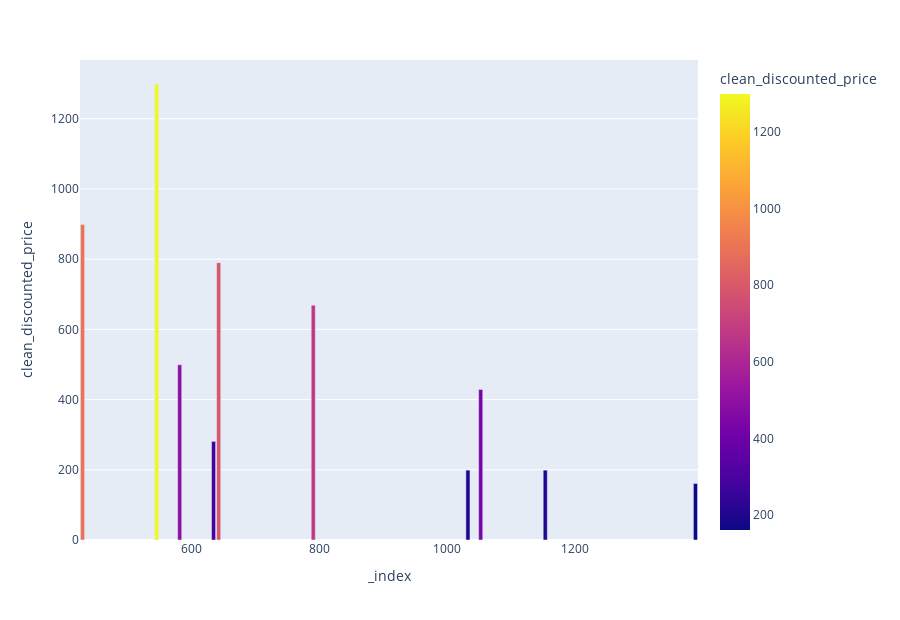

The notebook cell saved with this chart:
### Code cell
sns.histplot(data=df , x='clean_discounted_price', color='red', label='Discounted Price')
fig = px.bar(df.head(10), y='clean_discounted_price', color='clean_discounted_price', height=620, hover_name='product_name')
fig.show()

### Figure 1 — Plotly figure (JSON) as saved in the notebook; plotly's stock layout.template omitted (floating-point values rounded to 4 significant figures)
{"data": [{"alignmentgroup": "True", "hovertemplate": "<b>%{hovertext}</b><br><br>_index=%{x}<br>clean_discounted_price=%{marker.color}<extra></extra>", "hovertext": ["Khaitan ORFin Fan heater for Home and kitchen-K0 2215", "Personal Size Blender, Portable Blender, Battery Powered USB Blender, with Four Blades, Mini Blender Travel Bottle for Juice, Shakes, and Smoothies (Pink)", "Green Tales Heat Seal Mini Food Sealer-Impulse Machine for Sealing Plastic Bags Packaging", "MR. BRAND Portable USB Juicer Electric USB Juice Maker Mixer Bottle Blender Grinder Mixer,6 Blades Rechargeable Bottle with (Multi color) (MULTI MIXER 6 BLED)", "SHREENOVA ID116 Plus Bluetooth Fitness Smart Watch for Men Women and Kids Activity Tracker (Black)", "IONIX Tap filter Multilayer | Activated Carbon Faucet Water Filters Universal Interface Home Kitchen Faucet Tap Water Clean Purifier Filter Cartridge Five Layer Water Filter-Pack of 1", "Nirdambhay Mini Bag Sealer, 2 in 1 Heat Sealer and Cutter Handheld Sealing Machine Portable Bag Resealer Sealer for Plastic Bags Food Storage Snack Fresh Bag Sealer (Including 2 AA Battery)", "Amazon Brand - Solimo 65W Fast Charging Braided Type C to C Data Cable | Suitable For All Supported Mobile Phones (1 Meter, Black)", "Tokdis MX-1 Pro Bluetooth Calling Smartwatch - 1.69” LCD Display, Multiple Watch Faces, Sleep Monitor, Heart & SpO2 Monitoring, Multiple Sports Modes, Water Resistant", "7SEVEN Compatible LG TV Remote Suitable for LG Non Magic Smart tv Remote Control (Mouse & Voice Non-Support) MR20GA Prime Video and Netflix Hotkeys"], "legendgroup": "", "marker": {"color": [1299, 669, 161, 499, 281, 199, 429, 199, 899, 790], "coloraxis": "coloraxis", "pattern": {"shape": ""}}, "name": "", "offsetgroup": "", "orientation": "v", "showlegend": false, "textposition": "auto", "type": "bar", "x": [546, 791, 1389, 582, 635, 1154, 1053, 1033, 430, 643], "xaxis": "x", "y": [1299, 669, 161, 499, 281, 199, 429, 199, 899, 790], "yaxis": "y"}], "layout": {"barmode": "relative", "coloraxis": {"colorbar": {"title": {"text": "clean_discounted_price"}}, "colorscale": [[0, "#0d0887"], [0.1111, "#46039f"], [0.2222, "#7201a8"], [0.3333, "#9c179e"], [0.4444, "#bd3786"], [0.5556, "#d8576b"], [0.6667, "#ed7953"], [0.7778, "#fb9f3a"], [0.8889, "#fdca26"], [1, "#f0f921"]]}, "height": 620, "legend": {"tracegroupgap": 0}, "margin": {"t": 60}, "xaxis": {"anchor": "y", "domain": [0, 1], "title": {"text": "_index"}}, "yaxis": {"anchor": "x", "domain": [0, 1], "title": {"text": "clean_discounted_price"}}}}
